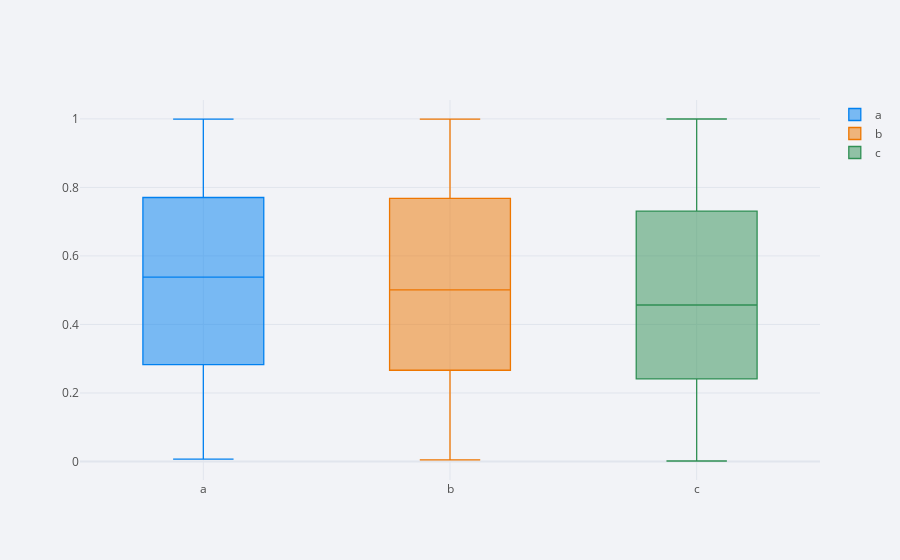

Notebook code cell kept with this figure:
### Code cell
df.iplot(kind="box")

### Figure 1 — Plotly figure (JSON) as saved in the notebook; plotly's stock layout.template omitted (floating-point values rounded to 4 significant figures; data arrays with more than 128 entries replaced by an {"elided": "..."} marker saying what was removed)
{"data": [{"boxpoints": false, "line": {"width": 1.3}, "marker": {"color": "rgba(0, 128, 240, 1.0)"}, "name": "a", "orientation": "v", "type": "box", "y": {"elided": "300 float values"}}, {"boxpoints": false, "line": {"width": 1.3}, "marker": {"color": "rgba(238, 118, 0, 1.0)"}, "name": "b", "orientation": "v", "type": "box", "y": {"elided": "300 float values"}}, {"boxpoints": false, "line": {"width": 1.3}, "marker": {"color": "rgba(48, 144, 84, 1.0)"}, "name": "c", "orientation": "v", "type": "box", "y": {"elided": "300 float values"}}], "layout": {"legend": {"bgcolor": "#F2F3F7", "font": {"color": "#505050"}}, "paper_bgcolor": "#F2F3F7", "plot_bgcolor": "#F2F3F7", "title": {"font": {"color": "#484848"}}, "xaxis": {"gridcolor": "#E1E5ED", "showgrid": true, "tickfont": {"color": "#505050"}, "title": {"font": {"color": "#505050"}, "text": ""}, "zerolinecolor": "#E1E5ED"}, "yaxis": {"gridcolor": "#E1E5ED", "showgrid": true, "tickfont": {"color": "#505050"}, "title": {"font": {"color": "#505050"}, "text": ""}, "zerolinecolor": "#E1E5ED"}}}
